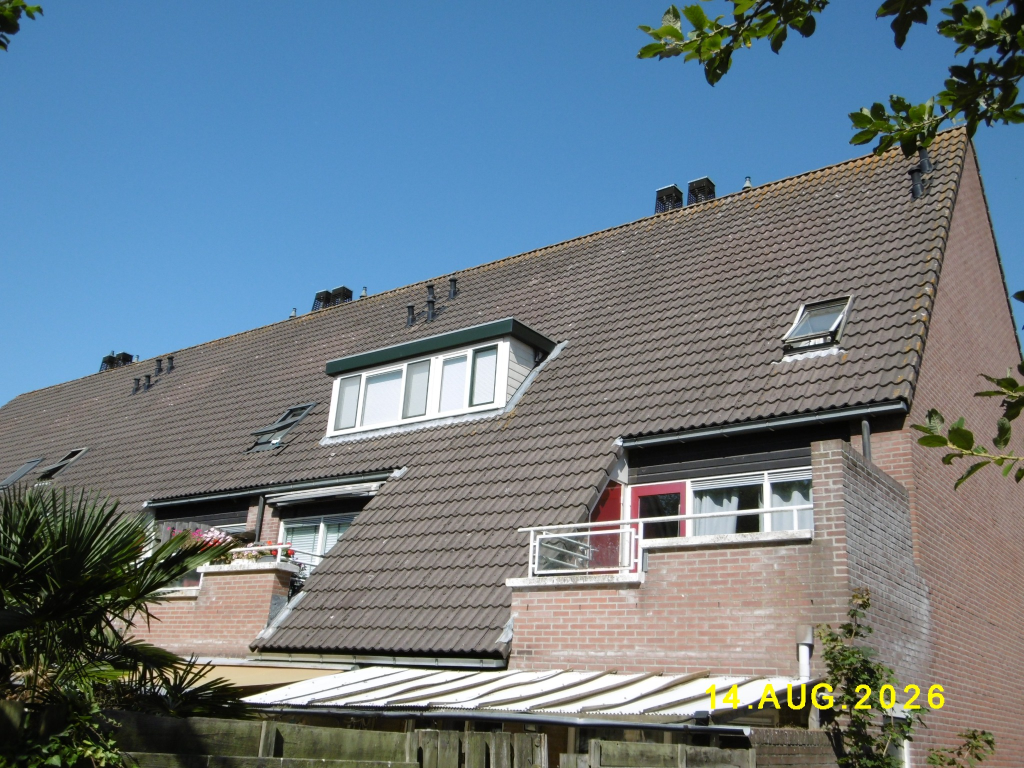
#> input picture mjop-learning/data/download.jpg, 2048 x 1536 px (shown at 1/2 size)
$ python -i photo_quantity_pilot.py   (imports and definitions only)
#> lines starting #> are read from the running program, lines starting #| are printed output that depends on the picture; after the words box and inside, x2 and y2 are one past the last pixel; in counts of white or black regions, pixels touching at a corner belong together
#> further down, picture is the input picture: shape (1536, 2048, 3); mean B, G, R 133.2, 123.3, 108.9
"""Photo-to-Quantity Pilot v1: experimentele, lokale foto-naar-hoeveelheid-laag (annotatiegebaseerd).

Generieke code zonder echte foto-inhoud: alle invoer komt als argumenten binnen. Geen netwerk, geen AI-SDK, geen externe
Vision-aanroep, geen schrijfacties naar canonieke stores, geen FI-instances, geen besluiten.

Drie strikt gescheiden uitkomsten (nooit samengevoegd tot een gebouwtotaal):
  A. PHOTO_OBSERVED      wat per foto is geannoteerd/waargenomen (geen telling van het gebouw)
  B. PROVISIONAL_UNIQUE  voorlopig unieke objecten na vergelijking van foto's (alleen optellen binnen een afgebakend segment)
  C. PHOTO_ESTIMATED_AREA experimentele bruto-m2-schatting. PHOTO_ASSUMPTION_ESTIMATE is een aanname, nooit MEASURED,
     CONFIRMED of APPROVED; de bestaande v2-schema's en -statussen blijven ongewijzigd.

Bruto m2 = buitenbreedte x buitenhoogte x aantal, via de bestaande Decimal-kern (bruto_quantity_core.gross_area_exact).
"""
import re
import statistics
from collections import OrderedDict, defaultdict
from decimal import Decimal

import bruto_quantity_core as core

PILOT_VERSION = "photo_quantity_pilot_v1"
ESTIMATE_STATUS = "PHOTO_ASSUMPTION_ESTIMATE"
FRAME_TYPES_FOR_AREA = ("WINDOW_OPENING",)
INVARIANTS = OrderedDict([
    ("is_instance", False), ("fi_ids_created", False), ("decisions_registered", False), ("approvals_simulated", False),
    ("canonical_stores_modified", False), ("v2_schemas_modified", False), ("external_vision_calls", 0),
    ("measured_or_confirmed_from_photo", False), ("building_total_claimed", False)])
STRENGTH_RANK = {"HIGH": 3, "MEDIUM": 2, "LOW": 1}


# --------------------------------------------------------------------------
# Verwijzingen en relaties
# --------------------------------------------------------------------------

_OBS_RE = re.compile(r"OBS-MAP(\d{3})-(\d{3})((?:\s*[+/]\s*\d{3})*)")
_FC_RE = re.compile(r"FC-M2-\d{3}(?:-[A-Z]+)?")
_REF_RE = re.compile(r"REF-MAP\d{3}-\d{3}")


# [95 lines left out: functions parse_refs, normalise_observation, category_of, classify_row_layers, classify_frame_type, not called in this run]


def has_open_leaf(obs):
    note = (obs.get("note") or "").lower()
    return "open vleugel" in note or "geopende" in note or "open vleugels" in note


# --------------------------------------------------------------------------
# Identiteit: dezelfde fysieke kozijnen op meerdere foto's
# --------------------------------------------------------------------------

class _UnionFind:
    def __init__(self, keys, photo_of):
        self.parent = {k: k for k in keys}
        self.photos = {k: {photo_of[k]} for k in keys}

    # [163 lines left out: functions find, union, build_identity, identity_bounds, not called in this run]


# --------------------------------------------------------------------------
# Geometrische controle (algoritmisch voorstel, geen grondwaarheid)
# --------------------------------------------------------------------------

def _xc(o):
    return (o["bbox_px"][0] + o["bbox_px"][2]) / 2


# [118 lines left out: functions estimate_layer_shifts, parallax_consistency, row_pitches, storey_pitch_px, relative_geometry, pand_pitch_scale and 1 more, not called in this run]


def _q(d, places="0.0001"):
    return Decimal(d).quantize(Decimal(places))


# [102 lines left out: functions estimate_observation, combine_object_estimates, sum_estimates, deviating_sizes, geometry_groups, not called in this run]


# --------------------------------------------------------------------------
# Lokale beeldanalyse (optioneel: OpenCV/NumPy)
# --------------------------------------------------------------------------

def detect_white_frames(img_bgr, y_min=0, y_max=None, min_w=28, min_h=28, max_w=420, max_h=260):
    """Algoritmisch voorstel: lichte, ongekleurde kozijnkaders tegen donker metselwerk. Grove detector, geen semantiek:
    geen onderscheid tussen kozijnen, vleugels of reflecties. Bedoeld om de bestaande annotatie te vergelijken."""
#> called with y_min = 0, min_w = 28, min_h = 28, max_w = 420, max_h = 260
    import cv2
    import numpy as np
    h, w = img_bgr.shape[:2]
#> h = 1536; w = 2048
    y_max = y_max or h
#> y_max = 1536
    hsv = cv2.cvtColor(img_bgr, cv2.COLOR_BGR2HSV)
#> hsv: shape (1536, 2048, 3); mean H, S, V 54.6, 81.1, 145.3
    mask = ((hsv[:, :, 2] > 170) & (hsv[:, :, 1] < 60)).astype("uint8") * 255
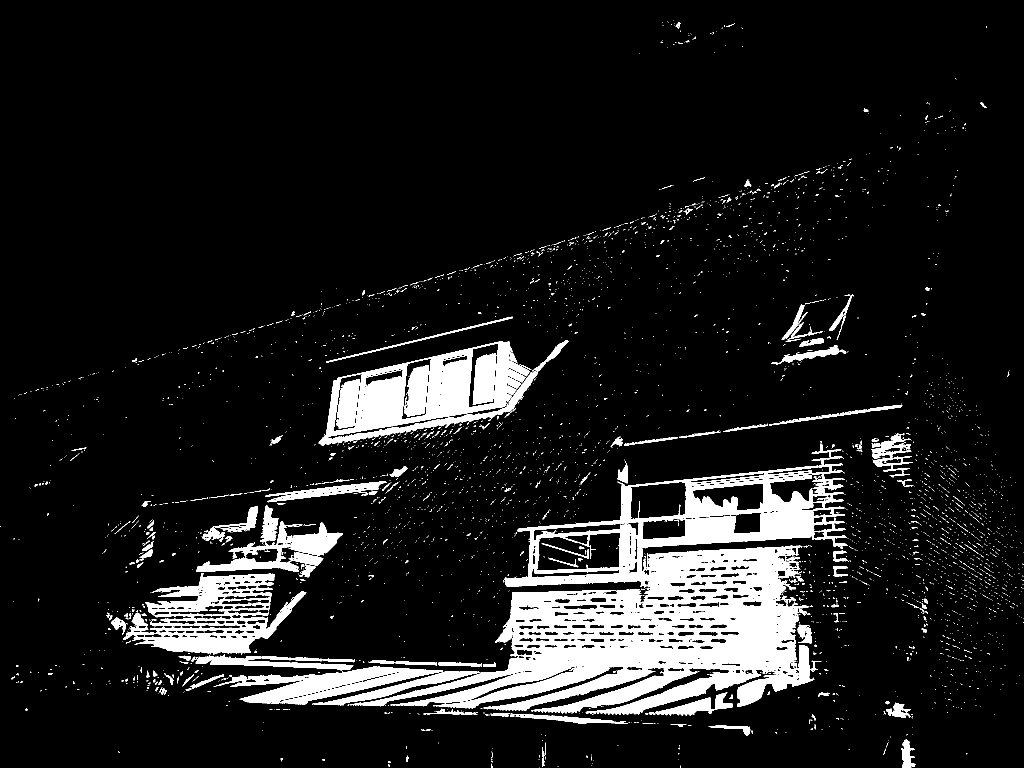
#> mask: shape (1536, 2048) (shown at 1/2 size); 10.4% white; 4051 white regions (3829 under 20 px), largest, box (x1, y1, x2, y2) and area: (700, 887, 1696, 1430) 179771, (637, 682, 1076, 891) 32430, (247, 1146, 613, 1309) 24920
    mask[:y_min] = 0
    mask[y_max:] = 0
    kernel = cv2.getStructuringElement(cv2.MORPH_RECT, (15, 15))
    closed = cv2.morphologyEx(mask, cv2.MORPH_CLOSE, kernel)
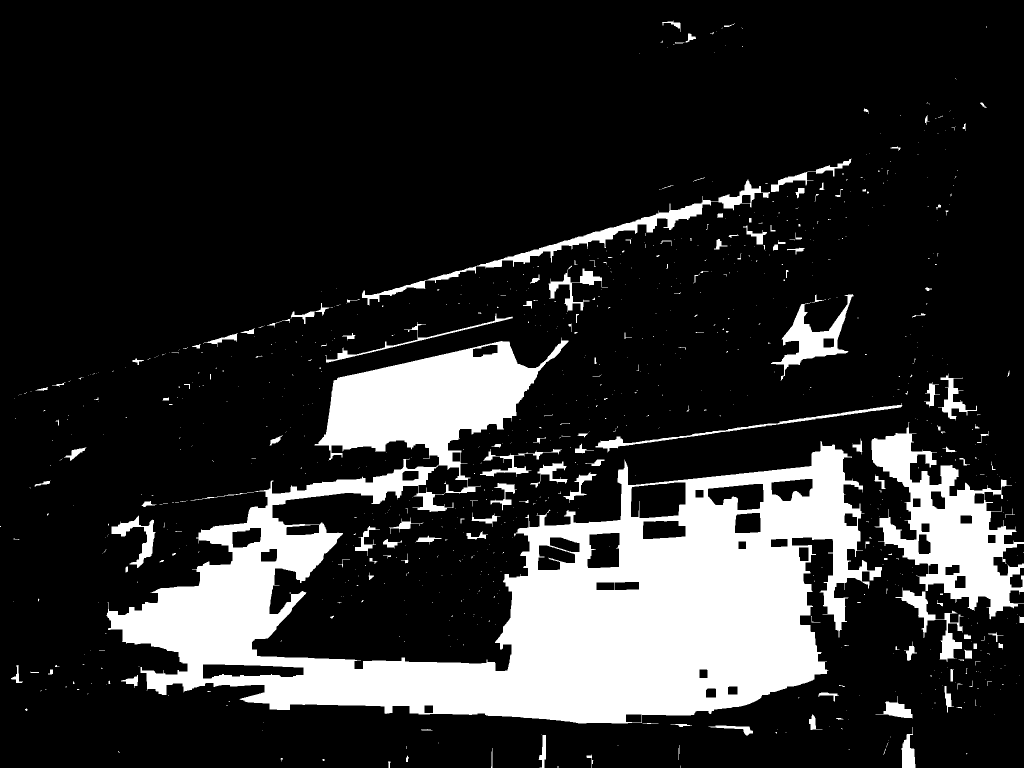
#> closed: shape (1536, 2048) (shown at 1/2 size); 17.7% white; 918 white regions (754 under 20 px)
    contours, _ = cv2.findContours(closed, cv2.RETR_EXTERNAL, cv2.CHAIN_APPROX_SIMPLE)
#> contours = 917 contours, 802 with area under 20; largest, box (x1, y1, x2, y2) and area: (213, 675, 1764, 1447) 480806, (1743, 844, 2048, 1239) 48466, (724, 359, 1540, 611) 10731, (1542, 588, 1707, 762) 7425, (1790, 1175, 1927, 1324) 3582
    boxes = []
    for c in contours:
        x, y, bw, bh = cv2.boundingRect(c)
        if bw < min_w or bh < min_h or bw > max_w or bh > max_h:
            continue
        fill = cv2.contourArea(c) / float(bw * bh)
        if fill < 0.35:
            continue
        boxes.append([x, y, x + bw, y + bh])
#> this loop made 917 passes
#> (x, y, bw, bh) on passes 3 to 5: (776, 1523, 5, 13), (644, 1518, 5, 4), (561, 1516, 5, 7)
#> after the loop, boxes = [[1803, 1454, 1831, 1536], [1751, 1392, 1825, 1437]]
    return boxes


# [26 lines left out: functions iou, compare_detections, not called in this run]

>>> import cv2
>>> picture = cv2.imread('../data/download.jpg')
>>> result = detect_white_frames(picture)
#> result has the same summary as boxes in detect_white_frames
